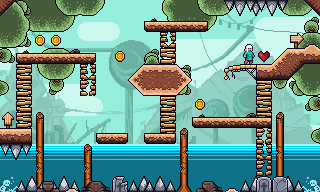

This is a level from a 2D game, rendered from its Tiled map with the project's own tilesets. A one-line summary and the map file follow, with tile-layer data summarised:
An orthogonal 20x12 tile map with 16x16 px tiles, 14 tile layers (FONDO, VEGETACIOn 2, Vegetacion 3, AGUA, ...), 2 tilesets.

<map version="1.5" tiledversion="1.7.1" orientation="orthogonal" renderorder="right-down" width="20" height="12" tilewidth="16" tileheight="16" infinite="0" nextlayerid="17" nextobjectid="1">
 <tileset firstgid="1" name="Tileset gameplay" tilewidth="16" tileheight="16" tilecount="400" columns="20">
  <image source="Map Tielset.png" width="320" height="320" />
 </tileset>
 <tileset firstgid="401" name="Tileset_FONDO" tilewidth="16" tileheight="16" tilecount="480" columns="40">
  <image source="BackGround.png" width="640" height="192" />
 </tileset>
 <layer id="1" name="FONDO" width="20" height="12">
  <data>[240 cells, 240 non-empty, 240 distinct tile ids]</data>
 </layer>
 <layer id="12" name="VEGETACIOn 2" width="20" height="12">
  <data>[240 cells, 19 non-empty, 7 distinct tile ids]</data>
 </layer>
 <layer id="16" name="Vegetacion 3" width="20" height="12">
  <data>[240 cells, 12 non-empty, 6 distinct tile ids]</data>
 </layer>
 <layer id="14" name="AGUA" width="20" height="12">
  <data>[240 cells, 60 non-empty, 4 distinct tile ids]</data>
 </layer>
 <layer id="11" name="VEGETACION 1" width="20" height="12">
  <data>[240 cells, 44 non-empty, 16 distinct tile ids]</data>
 </layer>
 <layer id="15" name="escaleras" width="20" height="12">
  <data>[240 cells, 29 non-empty, 6 distinct tile ids]</data>
 </layer>
 <layer id="2" name="Suelo" width="20" height="12">
  <data>[240 cells, 56 non-empty, 30 distinct tile ids]</data>
 </layer>
 <group id="6" name="CASA">
  <layer id="10" name="CASA DOS" width="20" height="12">
   <data>[240 cells, 0 non-empty, 0 distinct tile ids]</data>
  </layer>
  <layer id="7" name="CASA1" width="20" height="12">
   <data>[240 cells, 0 non-empty, 0 distinct tile ids]</data>
  </layer>
  <layer id="8" name="VENTANA" width="20" height="12">
   <data>[240 cells, 0 non-empty, 0 distinct tile ids]</data>
  </layer>
  <layer id="9" name="PUERTA" width="20" height="12">
   <data>[240 cells, 0 non-empty, 0 distinct tile ids]</data>
  </layer>
 </group>
 <layer id="3" name="Items" width="20" height="12">
  <data>[240 cells, 0 non-empty, 0 distinct tile ids]</data>
 </layer>
 <layer id="4" name="Accesorios" width="20" height="12">
  <data>[240 cells, 7 non-empty, 4 distinct tile ids]</data>
 </layer>
 <layer id="5" name="Jugador" width="20" height="12">
  <data>[240 cells, 2 non-empty, 2 distinct tile ids]</data>
 </layer>
</map>
